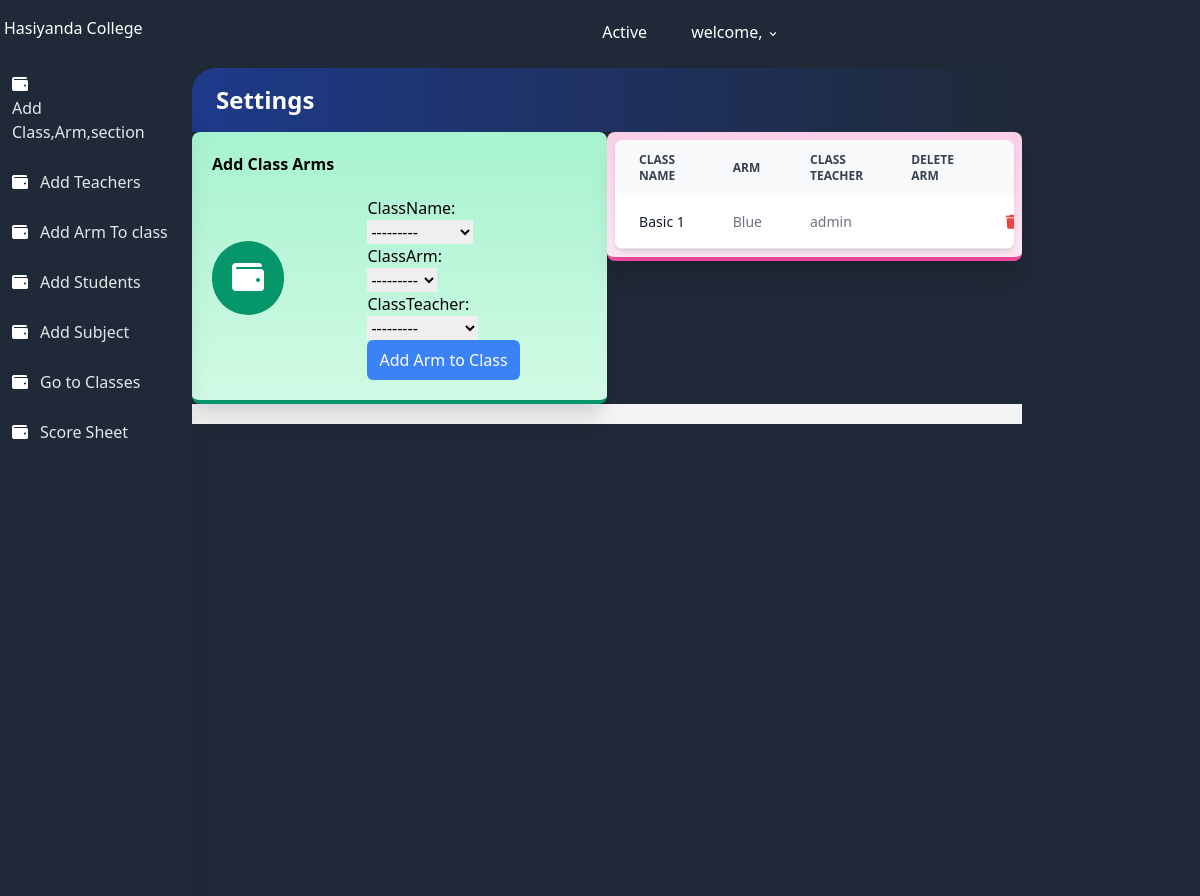
Page /CreateClassArm/ on the earlier database version.
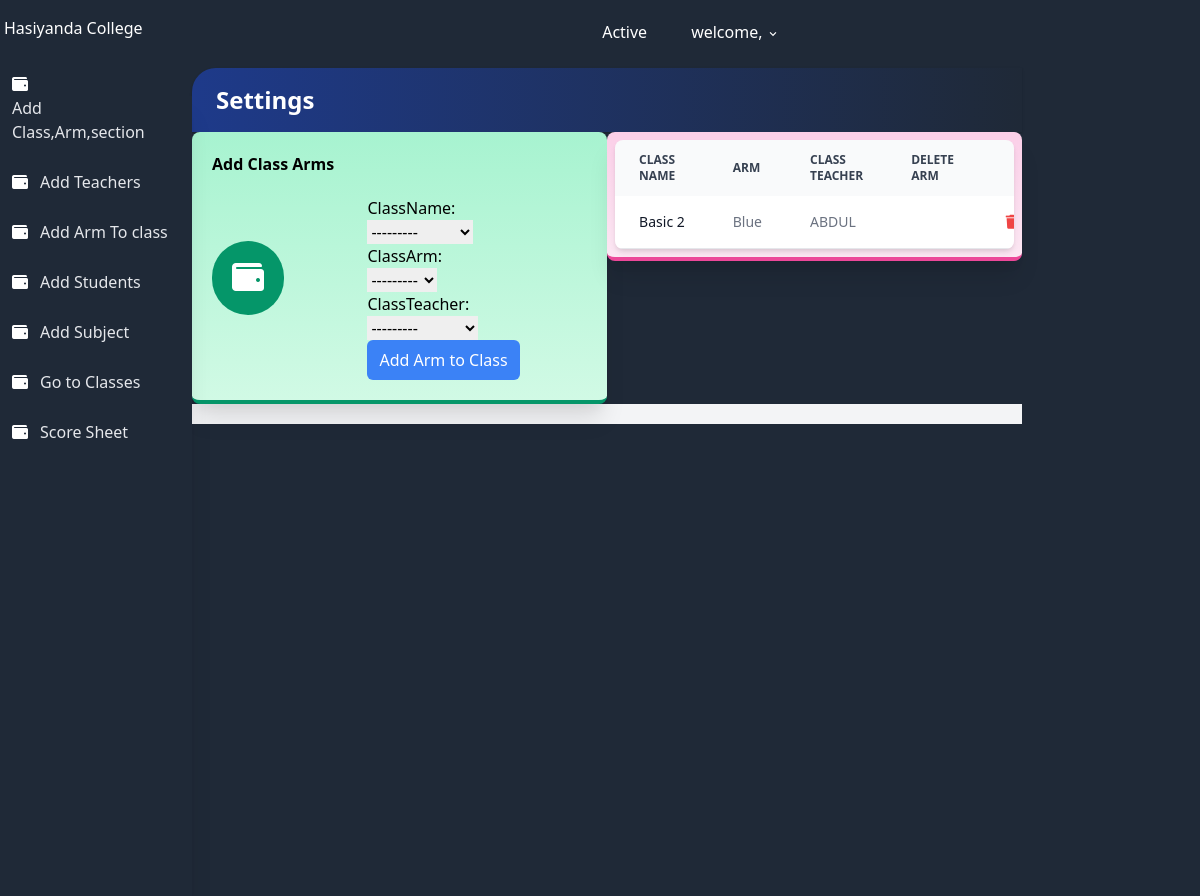
Same page on the later database version.
### result/models.py (models this page shows, shortened)
class all_class(models.Model):
    className = models.CharField(max_length=100 , unique=True)
    section = models.ForeignKey(section, on_delete=models.CASCADE, null=True)
    complete = models.BooleanField(default=False)
    date = models.DateTimeField(auto_now_add=True)
    def __str__(self):
        return self.className
    class Meta:
        ordering = ['className']

class classArmTeacher(models.Model):
    className = models.ForeignKey(all_class, on_delete=models.CASCADE, null=True)
    classArm = models.ForeignKey(classArm, related_name='classArm', on_delete=models.CASCADE, null=True)
    classTeacher = models.ForeignKey(User, on_delete=models.SET_NULL, null=True)
    date = models.DateTimeField(auto_now_add=True)
    class Meta:
        ordering = ['className']

class classArm(models.Model):
    armName = models.CharField(max_length=100 , unique=True)
    def __str__(self):
        return self.armName
    class Meta:
        ordering = ['armName']

### users/models.py (models this page shows, shortened)
class User(AbstractUser):
    class Role(models.TextChoices):
        ADMIN = 'admin'
        TEACHER = 'teacher'
        STUDENT = 'student'
    base_role = Role.TEACHER
    role = models.CharField(max_length=10, choices= Role.choices , null=True, blank=True)
    section = models.ForeignKey('result.section', on_delete=models.SET_NULL, null=True , blank=True)
    class Meta:
        db_table = 'auth_user'
    def __str__(self):
        return self.username

### result/views.py (the view)
# urls.py: path('CreateClassArm/', CreateClassArm.as_view(), name='CreateClassArm'),
class CreateClassArm(CreateView):
    model = classArmTeacher
    form_class = ClassArmTeacherForm
    template_name = 'result/CreateClassArm.html'
    success_url = reverse_lazy('result:CreateClassArm')
    def get_context_data(self, **kwargs):
        context = super(CreateClassArm, self).get_context_data(**kwargs)
        context['classArms'] = classArmTeacher.objects.all()
        return context

### result/forms.py
class ClassArmTeacherForm(forms.ModelForm):
    class Meta:
        model = classArmTeacher
        fields = ['className', 'classArm', 'classTeacher']

### result/templates/result/CreateClassArm.html (shortened to what the changed rows need)
{% extends 'settingsbase.html' %}
{% load static %}
{% block content %}
                <div class="flex flex-wrap">
                    <div class="w-full md:w-1/2 xl:w-1/3">
                        <div class="bg-gradient-to-b from-green-200 to-green-100 border-b-4 border-green-600 rounded-lg shadow-xl p-5">
                            <h1 class="font-bold">Add Class Arms</h1>
                            <div class="flex flex-row items-center">
                                <div class="max-w-lg mx-auto">
                                <form method="post" class="mt-5">
                                    {% for field in form %}
                                        <div class="form-group">
                                            {{ field.label_tag }}<br>
                                            {{ field }}
                                        </div>
                                    {% endfor %}
                                </form>
    </div>
                            </div>
                        </div>
                    </div>
                    <div class="w-full md:w-1/2 xl:w-2/3">
                        <div class="bg-gradient-to-b from-pink-200 to-pink-100 border-b-4 border-pink-500 rounded-lg shadow-xl p-2">
                                <div class="overflow-x-auto relative shadow-md sm:rounded-lg">
                                    <table class="w-full text-sm text-left text-gray-500 dark:text-gray-400">
                                        <thead class="text-xs text-gray-700 uppercase bg-gray-50 dark:bg-gray-700 dark:text-gray-400">
                                            <tr>
                                                <th scope="col" class="py-3 px-6">
                                                    Class Name
                                                </th>
                                                <th scope="col" class="py-3 px-6">
                                                    Arm
                                                </th>
                                                <th scope="col" class="py-3 px-6">
                                                    Class Teacher
                                                </th>
                                                <th scope="col" class="py-3 px-6">
                                                    Delete Arm
                                                </th>
                                                <th scope="col" class="py-3 px-6">
                                                </th>
                                            </tr>
                                        </thead>
                                        <tbody>
                                            {% for classArm in classArms %}
                                            <tr class="bg-white border-b dark:bg-gray-800 dark:border-gray-700 hover:bg-gray-50 dark:hover:bg-gray-600">
                                                <th scope="row" class="py-4 px-6 font-medium text-gray-900 whitespace-nowrap dark:text-white">
                                                    {{ classArm.className }}
                                                </th>
                                                <td class="py-4 px-6">
                                                    {{ classArm.classArm }}
                                                </td>
                                                <td class="py-4 px-6">
                                                    {{ classArm.classTeacher }}
                                                </td>
                                                <td class="py-4 px-6">
                                                </td>
                                                <td class="py-4 px-6 text-right">
                                                    <div class="flex item-center justify-end">
                                                        <div class="w-4 mr-2 transform hover:text-purple-500 hover:scale-110">
                                                            <a href="{% url 'result:deleteClassArm' classArm.id %}" class="text-red-500 hover:text-red-600">
                                                                <i class="fa fa-trash"></i>
                                                            </a>
                                                        </div>
                                                    </div>
                                                </td>
                                            </tr>
                                            {% endfor %}
                                        </tbody>
                                    </table>
                                </div>
                        </div>
                    </div>
                </div>
{% endblock %}

Differences in the rows shown:
removed classArmTeacher: className "Basic 1", classArm "Blue", classTeacher "admin"
added classArmTeacher: className "Basic 2", classArm "Blue", classTeacher "ABDUL"
